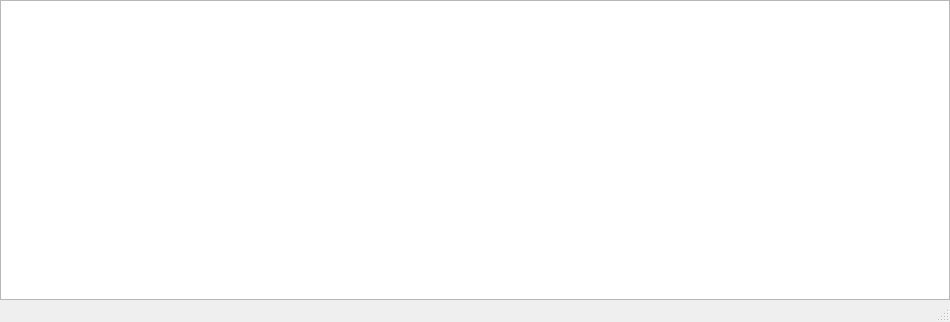
<?xml version="1.0" encoding="UTF-8"?>
<ui version="4.0">
 <class>MainWindow</class>
 <widget class="QMainWindow" name="MainWindow">
  <property name="geometry">
   <rect>
    <x>0</x>
    <y>0</y>
    <width>950</width>
    <height>322</height>
   </rect>
  </property>
  <property name="windowTitle">
   <string>MainWindow</string>
  </property>
  <widget class="QWidget" name="centralwidget">
   <widget class="QTextEdit" name="textEdit">
    <property name="geometry">
     <rect>
      <x>0</x>
      <y>0</y>
      <width>950</width>
      <height>300</height>
     </rect>
    </property>
   </widget>
  </widget>
  <widget class="QStatusBar" name="statusbar"/>
 </widget>
 <resources/>
 <connections/>
</ui>
